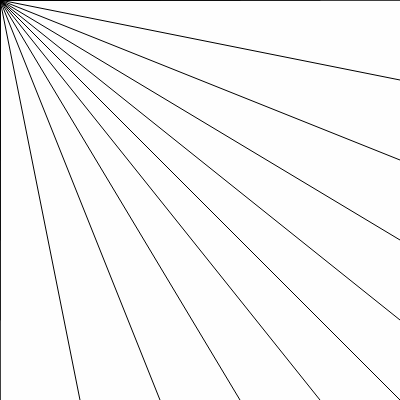
Frame 1 (no input)
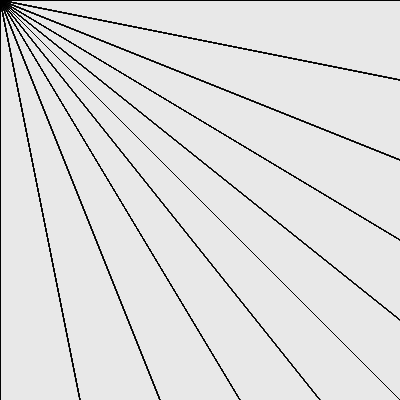
Frame 60 (no input)
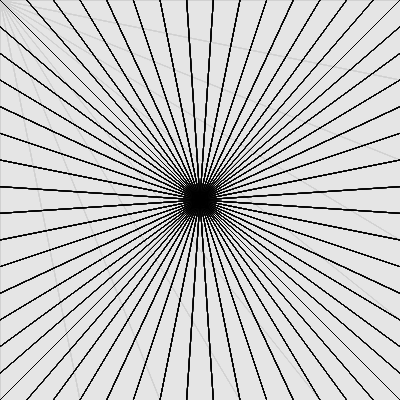
Frame 120 (the mouse pressed at the canvas centre since frame 60)

The p5.js sketch that drew these frames (run headless with seeded random() and noise() and a simulated clock; from frame 60 on, the mouse is pressed at the canvas centre):

// p5.js sketch
// ── sketch.js
// DM2008 — Activity 2b
// Pattern Making (40 min)
//
// Use a for loop to draw a repeating pattern of shapes.
// Add a condition to introduce variation, and one interaction that changes the rule.
//
// Stretch: try a second row, or turn your row into a 2D grid.

let numLines = 5;
let spacing;

function setup() {
  createCanvas(400, 400);
  spacing = width/numLines;
}
 
function draw() {
  background(220, 10);

  for (let i = 0; i < numLines + 1; i++) {
    line(i * spacing, 0, mouseX, mouseY);
    line(0, i * spacing, mouseX, mouseY);
    line(i * spacing, 400, mouseX, mouseY);
    line(400, i * spacing, mouseX, mouseY);
  }
}

function mousePressed() {
  numLines = numLines + 10;
  spacing = width / numLines;
}

function keyPressed() {
  numLines = numLines - 10;
  spacing = width / numLines;
}
